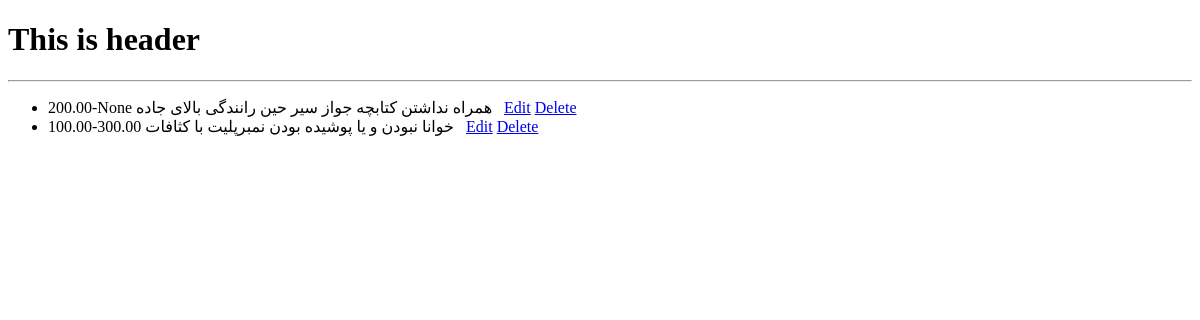
The page /crime/crime-list/ on the database as committed earlier.
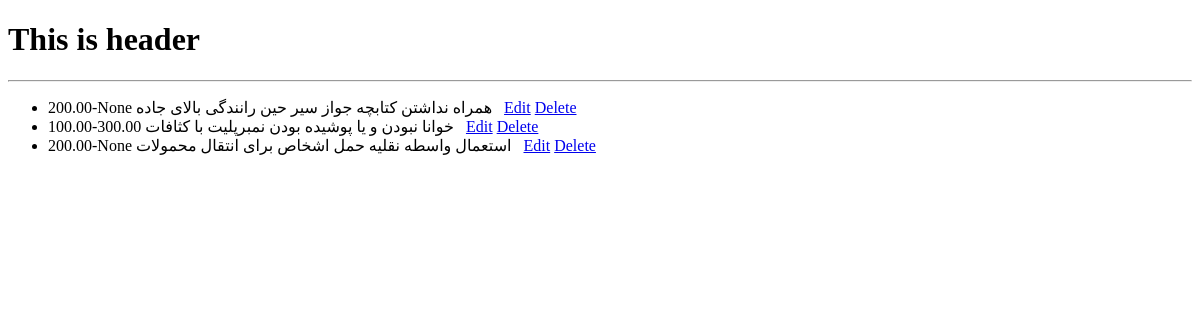
The same page on the database as committed later.
### crimes/models.py (models this page shows)
class Crime(models.Model):
    title = models.CharField(max_length=300)
    description = models.TextField(blank=True, null=True)
    min_price = models.DecimalField(max_digits=10, decimal_places=2)
    max_price = models.DecimalField(max_digits=10, decimal_places=2,blank=True, null=True)
    created = models.DateTimeField(auto_now_add=True)
    updated = models.DateTimeField(auto_now=True)
    def __str__(self) -> str:
        return f'{self.min_price}-{self.max_price} {self.title}'

### crimes/views.py (the view)
# urls.py: path('crime-list/', views.crime_list, name='crime-list'),
def crime_list(request):
    crimes = Crime.objects.all()
    context = {
        'crimes': crimes
    }
    return render(request, 'crimes/crime_list.html', context)

### crimes/templates/crimes/crime_list.html
{% extends "base.html" %}
{% block content %}
    <ul>
    {% for item in crimes %}
        <li>{{ item }}&nbsp;&nbsp;
            <a href="{% url "crimes:edit-crime" item.pk %}">Edit</a>
            <a href="{% url "crimes:delete-crime" item.pk %}">Delete</a>
        </li>
    {% endfor %}
    </ul>
{% endblock content %}

Rows that differ between the two databases and show on the page:
added Crime: min_price+max_price+title "200.00-None استعمال واسطه نقلیه حمل اشخاص برای انتقال محمولات"
